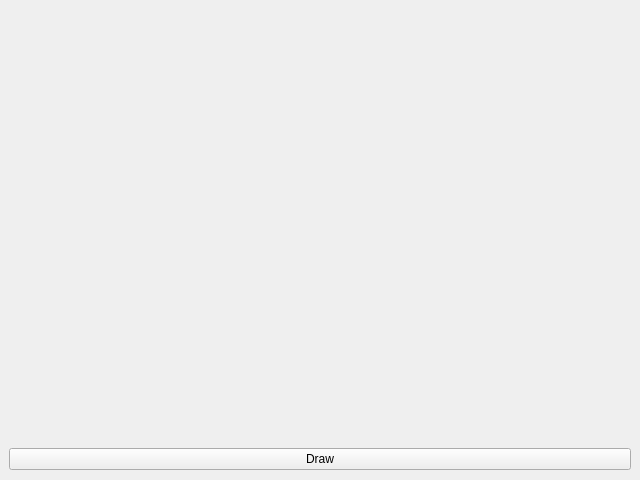
<?xml version="1.0" encoding="UTF-8"?>
<ui version="4.0">
 <class>MainWindow</class>
 <widget class="QMainWindow" name="MainWindow">
  <property name="geometry">
   <rect>
    <x>0</x>
    <y>0</y>
    <width>640</width>
    <height>480</height>
   </rect>
  </property>
  <property name="minimumSize">
   <size>
    <width>640</width>
    <height>480</height>
   </size>
  </property>
  <property name="maximumSize">
   <size>
    <width>640</width>
    <height>480</height>
   </size>
  </property>
  <property name="windowTitle">
   <string>MainWindow</string>
  </property>
  <widget class="QWidget" name="centralwidget">
   <layout class="QVBoxLayout" name="verticalLayout_2">
    <item>
     <widget class="QLabel" name="pic">
      <property name="minimumSize">
       <size>
        <width>622</width>
        <height>433</height>
       </size>
      </property>
      <property name="maximumSize">
       <size>
        <width>622</width>
        <height>433</height>
       </size>
      </property>
      <property name="text">
       <string/>
      </property>
     </widget>
    </item>
    <item>
     <widget class="QPushButton" name="draw">
      <property name="text">
       <string>Draw</string>
      </property>
     </widget>
    </item>
   </layout>
  </widget>
 </widget>
 <resources/>
 <connections/>
</ui>
